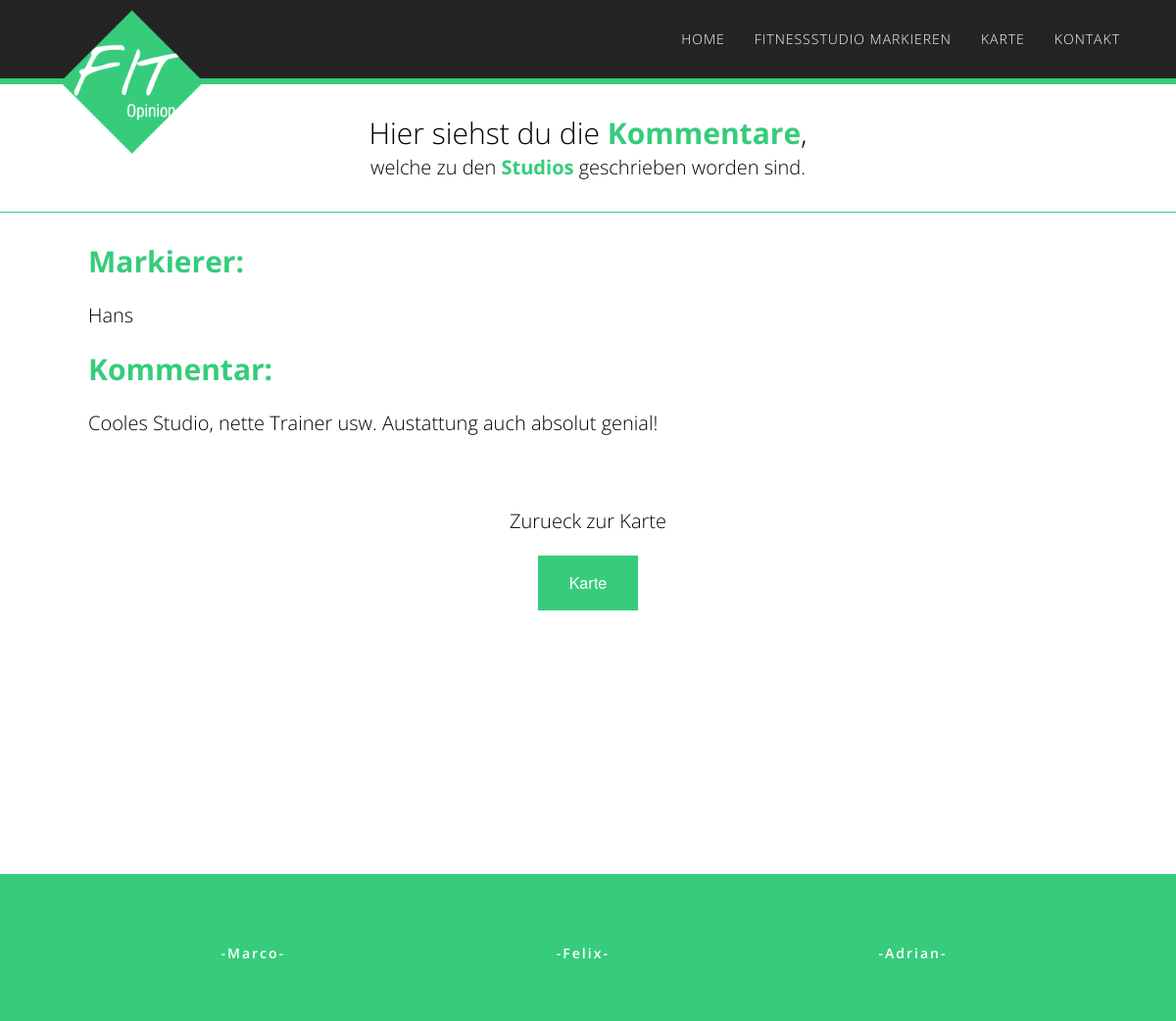
The page /details.php?id=21 on the database its author committed.
### tables this page shows
CREATE TABLE IF NOT EXISTS `marker` (
  `id` int(11) NOT NULL AUTO_INCREMENT,
  `name` varchar(100) NOT NULL,
  `kommentar` varchar(200) DEFAULT 'Hier könnte dein Kommentar stehen!',
  `public` tinyint(1) NOT NULL,
  `lat` float NOT NULL,
  `lng` float NOT NULL,
  PRIMARY KEY (`id`)
);

### details.php (the view, shortened to what this page needs)
<?php
include('includes/header.php');
require('includes/db.php');
if (isset($_GET['id'])) {
    $query = $db->prepare('SELECT * FROM marker WHERE id = :id');
    $query->execute(array('id' => $_GET['id']));
    $data = $query->fetch();
}
?>
<div class="map-title">
    <hgroup>
        <h1>Hier siehst du die <strong class="green-strong">Kommentare</strong>,</h1>
        <h3>welche zu den <strong class="green-strong">Studios</strong> geschrieben worden sind.</h3>
    </hgroup>
</div>
<div id="wrapper-details">
    <div id="content">
        <h1 class="h1-locate"><strong class="green-strong-details-first">Markierer:</strong></h1>
        <h3 class="h1-locate"><?= htmlentities($data['name']); ?></h3>
        <h1 class="h1-locate"><strong class="green-strong-details-second">Kommentar:</strong></h1>
        <div class="kommentar-wrapper">
            <h3 class="h1-locate"><?= htmlentities($data['kommentar']); ?></h3>
        </div>
        <h3 class="h3-details">Zurueck zur Karte</h3>
        <div class="a-details">
            <a class="button" href="karte.php">Karte</a>
        </div>
    </div>
</div>
<?php
include('includes/footer.php');
?>

### css/style.css (style rules this page uses)
body { margin:0; padding:0; }
.karte { background: #FFF; }
h1 { color: #000000; font-family: 'Open Sans',sans-serif; font-size: 30px; font-weight: 300; line-height: 40px; margin: 0; }
h3 { color: #000000; font-family: 'Open Sans',sans-serif; font-size: 20px; font-weight: 300; line-height: 30px; margin: 0; }
.h1-locate { padding-bottom: 20px; }
#wrapper-details { background: none repeat scroll 0 0 #FFFFFF !important; height: 615px; padding-bottom: 30px; padding-top: 30px; width: 100%; }
#content { background: none repeat scroll 0 0 #FFFFFF !important; margin: 0 auto; width: 1020px; }
.green-strong { color: #36CC7C; }
.green-strong-details-first { color: #36CC7C; }
.green-strong-details-second { color: #36CC7C; }
.h3-details { padding-top: 50px; padding-bottom: 20px; text-align: center; }
.a-details { text-align: center; }
.map-title { border-bottom: 1px inset #36CC7C; padding-bottom: 30px; padding-top: 30px; text-align: center; }
.kommentar-wrapper { word-wrap: break-word; }
button, .button { background-color: #36CC7C; border-color: #35CC7C; border-style: solid; border-width: 0; color: #FFFFFF; cursor: pointer; display: inline-block; font-family: "Helvetica Neue","Helvetica",Helvetica,Arial,sans-serif; font-size: 1rem; font-weight: normal; line-height: normal; padding: 1rem 2rem 1.0625rem; position: relative; text-align: center; text-decoration: none; transition: background-color 300ms ease-out 0s; }

### css/typo.css (style rules this page uses)
h1, h2, h3, p { font-family: 'Open Sans', 'sans-serif'; }

### css/nivo_style.css (style rules this page uses)
body { line-height:1; color:black; background:white; }
body { font:14px/1.6 Georgia, Palatino, Palatino Linotype, Times, Times New Roman, serif; color:#333; background:#eee; }

### rows shown on the page
marker: name "Hans", kommentar "Cooles Studio, nette Trainer usw. Austattung auch absolut genial!"
